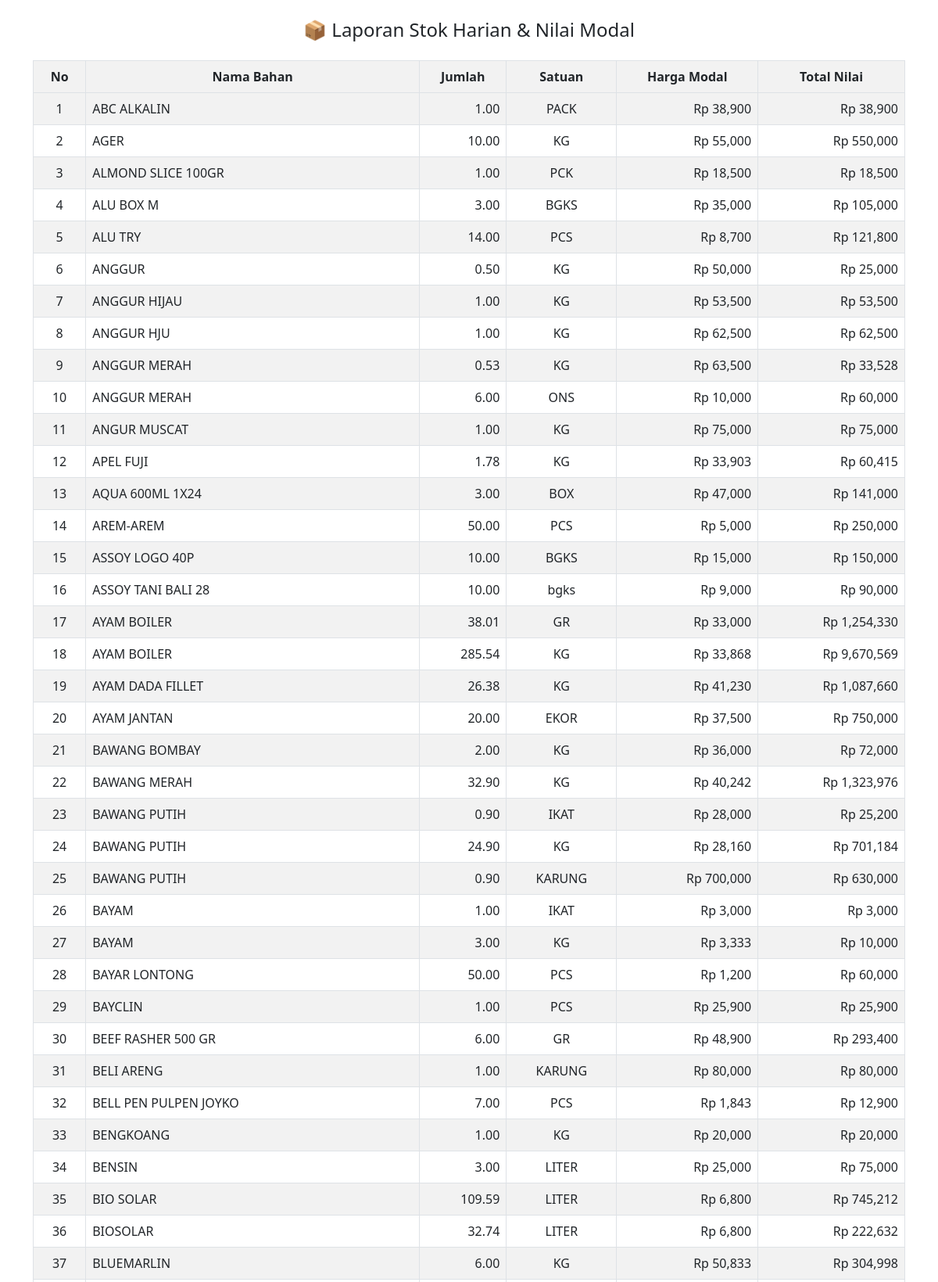
The app's page /laporan_stok (upper part) with its own data.
### tables this page shows
CREATE TABLE "Stok" (
	"nm_bahan"	TEXT,
	"jumlah"	REAL,
	"satuan"	TEXT,
	"harga_modal"	REAL,
	PRIMARY KEY("nm_bahan", "satuan")
);

### app.py (the view)
@app.route('/laporan_stok')
def laporan_stok():
    data = db.get_stok_saat_ini()
    total_modal = sum(row[4] or 0 for row in data)  # row[4] = total_nilai per bahan
    return render_template('laporan_stok.html', data=data, total_modal=total_modal)

### app.py (called while the page is built)
@app.template_filter('format_number')
def format_number(value):
    return "{:,.0f}".format(value or 0)

### models.py (called while the page is built)
    def get_stok_saat_ini(self):
        self.cursor.execute("""
            SELECT nm_bahan, jumlah, satuan, harga_modal,
                (jumlah * harga_modal) as total_nilai
            FROM Stok
            ORDER BY nm_bahan COLLATE NOCASE ASC
        """)
        return self.cursor.fetchall()

### templates/laporan_stok.html (shortened to what this page needs)
<!DOCTYPE html>
<html lang="id">
<head>
    <link href="https://cdn.jsdelivr.net/npm/bootstrap@5.3.0/dist/css/bootstrap.min.css" rel="stylesheet">
</head>
<body>
<div class="container py-4">
    <h4 class="text-center mb-4">📦 Laporan Stok Harian & Nilai Modal</h4>
    <table class="table table-bordered table-striped table-hover">
        <thead>
            <tr>
                <th>No</th>
                <th>Nama Bahan</th>
                <th>Jumlah</th>
                <th>Satuan</th>
                <th>Harga Modal</th>
                <th>Total Nilai</th>
            </tr>
        </thead>
        <tbody>
            {% for row in data %}
            <tr>
                <td class="text-center">{{ loop.index }}</td>
                <td>{{ row[0] }}</td>
                <td class="text-end">{{ '{:,.2f}'.format(row[1]) }}</td>
                <td class="text-center">{{ row[2] }}</td>
                <td class="text-end">Rp {{ '{:,.0f}'.format(row[3]) }}</td>
                <td class="text-end">Rp {{ '{:,.0f}'.format(row[4]) }}</td>
            </tr>
            {% endfor %}
        </tbody>
    </table>
</div>
</body>
</html>

### templates/laporan_stok.html (style rules this page uses)
.table thead th { background-color: #f2f2f2; text-align: center; }
.text-end { text-align: right; }

### records on screen
Stok: nm_bahan "ABC ALKALIN", jumlah "1.00", satuan "PACK", harga_modal "38,900", row "38,900"
Stok: nm_bahan "AGER", jumlah "10.00", satuan "KG", harga_modal "55,000", row "550,000"
Stok: nm_bahan "ALMOND SLICE 100GR", jumlah "1.00", satuan "PCK", harga_modal "18,500", row "18,500"
Stok: nm_bahan "ALU BOX M", jumlah "3.00", satuan "BGKS", harga_modal "35,000", row "105,000"
Stok: nm_bahan "ALU TRY", jumlah "14.00", satuan "PCS", harga_modal "8,700", row "121,800"
Stok: nm_bahan "ANGGUR", jumlah "0.50", satuan "KG", harga_modal "50,000", row "25,000"
Stok: nm_bahan "ANGGUR HIJAU", jumlah "1.00", satuan "KG", harga_modal "53,500", row "53,500"
Stok: nm_bahan "ANGGUR HJU", jumlah "1.00", satuan "KG", harga_modal "62,500", row "62,500"
Stok: nm_bahan "ANGGUR MERAH", jumlah "0.53", satuan "KG", harga_modal "63,500", row "33,528"
Stok: nm_bahan "ANGGUR MERAH", jumlah "6.00", satuan "ONS", harga_modal "10,000", row "60,000"
Stok: nm_bahan "ANGUR MUSCAT", jumlah "1.00", satuan "KG", harga_modal "75,000", row "75,000"
Stok: nm_bahan "APEL FUJI", jumlah "1.78", satuan "KG", harga_modal "33,903", row "60,415"
Stok: nm_bahan "AQUA 600ML 1X24", jumlah "3.00", satuan "BOX", harga_modal "47,000", row "141,000"
Stok: nm_bahan "AREM-AREM", jumlah "50.00", satuan "PCS", harga_modal "5,000", row "250,000"
Stok: nm_bahan "ASSOY LOGO 40P", jumlah "10.00", satuan "BGKS", harga_modal "15,000", row "150,000"
Stok: nm_bahan "ASSOY TANI BALI 28", jumlah "10.00", satuan "bgks", harga_modal "9,000", row "90,000"
Stok: nm_bahan "AYAM BOILER", jumlah "38.01", satuan "GR", harga_modal "33,000", row "1,254,330"
Stok: nm_bahan "AYAM BOILER", jumlah "285.54", satuan "KG", harga_modal "33,868", row "9,670,569"
Stok: nm_bahan "AYAM DADA FILLET", jumlah "26.38", satuan "KG", harga_modal "41,230", row "1,087,660"
Stok: nm_bahan "AYAM JANTAN", jumlah "20.00", satuan "EKOR", harga_modal "37,500", row "750,000"
Stok: nm_bahan "BAWANG BOMBAY", jumlah "2.00", satuan "KG", harga_modal "36,000", row "72,000"
Stok: nm_bahan "BAWANG MERAH", jumlah "32.90", satuan "KG", harga_modal "40,242", row "1,323,976"
Stok: nm_bahan "BAWANG PUTIH", jumlah "0.90", satuan "IKAT", harga_modal "28,000", row "25,200"
Stok: nm_bahan "BAWANG PUTIH", jumlah "24.90", satuan "KG", harga_modal "28,160", row "701,184"
Stok: nm_bahan "BAWANG PUTIH", jumlah "0.90", satuan "KARUNG", harga_modal "700,000", row "630,000"
Stok: nm_bahan "BAYAM", jumlah "1.00", satuan "IKAT", harga_modal "3,000", row "3,000"
Stok: nm_bahan "BAYAM", jumlah "3.00", satuan "KG", harga_modal "3,333", row "10,000"
Stok: nm_bahan "BAYAR LONTONG", jumlah "50.00", satuan "PCS", harga_modal "1,200", row "60,000"
Stok: nm_bahan "BAYCLIN", jumlah "1.00", satuan "PCS", harga_modal "25,900", row "25,900"
Stok: nm_bahan "BEEF RASHER 500 GR", jumlah "6.00", satuan "GR", harga_modal "48,900", row "293,400"
Stok: nm_bahan "BELI ARENG", jumlah "1.00", satuan "KARUNG", harga_modal "80,000", row "80,000"
Stok: nm_bahan "BELL PEN PULPEN JOYKO", jumlah "7.00", satuan "PCS", harga_modal "1,843", row "12,900"
Stok: nm_bahan "BENGKOANG", jumlah "1.00", satuan "KG", harga_modal "20,000", row "20,000"
Stok: nm_bahan "BENSIN", jumlah "3.00", satuan "LITER", harga_modal "25,000", row "75,000"
Stok: nm_bahan "BIO SOLAR", jumlah "109.59", satuan "LITER", harga_modal "6,800", row "745,212"
Stok: nm_bahan "BIOSOLAR", jumlah "32.74", satuan "LITER", harga_modal "6,800", row "222,632"
Stok: nm_bahan "BLUEMARLIN", jumlah "6.00", satuan "KG", harga_modal "50,833", row "304,998"
